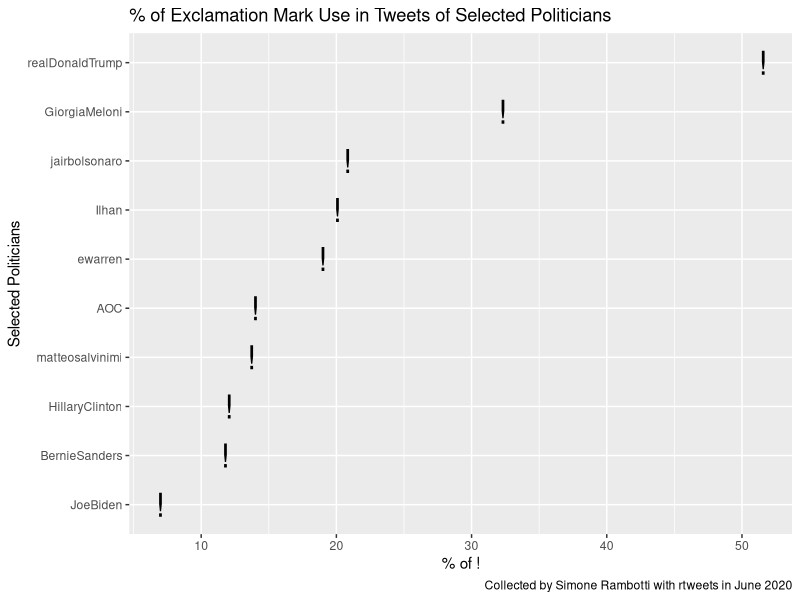

Write the R code that produced this figure.
## ---- chunk 1
knitr::opts_chunk$set(
	echo = TRUE,
	message = FALSE,
	warning = FALSE
)
## ---- chunk 2
politician <- c("ewarren", "BernieSanders", "Ilhan", "AOC", "GiorgiaMeloni", "jairbolsonaro", "JoeBiden", "HillaryClinton", "matteosalvinimi", "realDonaldTrump")

excl_perc <- c(18.94, 11.73, 20.01, 13.94, 32.25, 20.76, 6.91, 12.00, 13.66, 51.50)

excl_data <- cbind(politician, excl_perc)
excl_data <- as.data.frame(excl_data)
excl_data
## ---- chunk 3
summary(excl_data)
## ---- chunk 4
excl_data$excl_perc <- as.numeric(excl_data$excl_perc)
## ---- chunk 5
summary(excl_data)
## ---- chunk 6
library(ggplot2)
ggplot(excl_data) +
  geom_point(aes(x = excl_perc, y = reorder(politician, excl_perc)), 
             shape="\u0021", size = 8) + 
  labs(title = "% of Exclamation Mark Use in Tweets of Selected Politicians",
       caption = "Collected by Simone Rambotti with rtweets in June 2020", 
       x = "% of !", y = "Selected Politicians")
